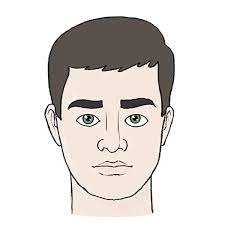
#> input picture HW4/face.jpg, 225 x 225 px, found by its file name
$ jupyter execute Q3.ipynb
#> lines starting #> are read from the running program, lines starting #| are printed output that depends on the picture; after the words box and inside, x2 and y2 are one past the last pixel; in counts of white or black regions, pixels touching at a corner belong together
[cell 1]
from google.colab import drive
drive.mount('/content/drive')

# Q3

[cell 2]
import cv2
import numpy as np
import matplotlib.pyplot as plt

[cell 3]
path = '/content/drive/MyDrive/ColabNotebooks/FCV/HW4/face.jpg'
image = cv2.imread(path)[:,:,::-1]

[cell 4]
plt.imshow(image)

[cell 5]
def segment(image):

    img_copy = np.ones(image.shape[:2], dtype=np.uint8)
    segmented_image = image.copy()

    for i in range(image.shape[0]):
      for j in range(image.shape[1]):
        diff = [255, 255, 255] - image[i, j]
        if (diff[0] + diff[1] + diff[2]) // 3 <= 70:
          img_copy[i, j] = 1
        else:
          img_copy[i, j] = 0
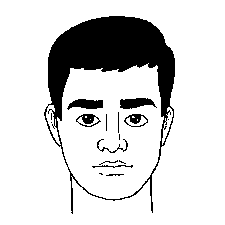
#> img_copy: shape (225, 225); values 0 (black) and 1 (white), 83.3% white; 17 black regions (7 under 20 px), largest, box (x1, y1, x2, y2) and area: (44, 16, 175, 214) 7345, (120, 98, 157, 109) 280, (67, 99, 103, 110) 271
    ###
    ### your implementation
    ###
    mask = np.zeros(image.shape[:2], dtype=np.uint8)
    queue = []
    seed = (140, 140)
    queue.append(seed)

    while len(queue) > 0:
        x, y = queue.pop(0)
        if x < 0 or x >= segmented_image.shape[0] or y < 0 or y >= segmented_image.shape[1]:
          continue
        if mask[x, y] == 255:
          continue
        if img_copy[x, y] == 1:
          mask[x, y] = 255
          segmented_image[x, y] = [255, 255, 0]
          queue.append((x+1, y))
          queue.append((x-1, y))
          queue.append((x, y-1))
          queue.append((x, y+1))
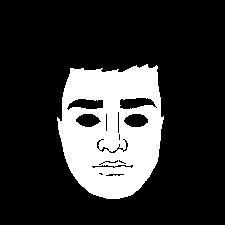
#> mask: shape (225, 225); 20.2% white; 1 white region, box (x1, y1, x2, y2) and area: (57, 64, 164, 199) 10203
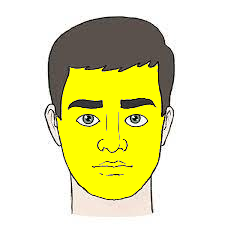
#> segmented_image: shape (225, 225, 3); mean R, G, B 225.8, 224.2, 171.5
#> after the loop, queue = []

    return segmented_image
